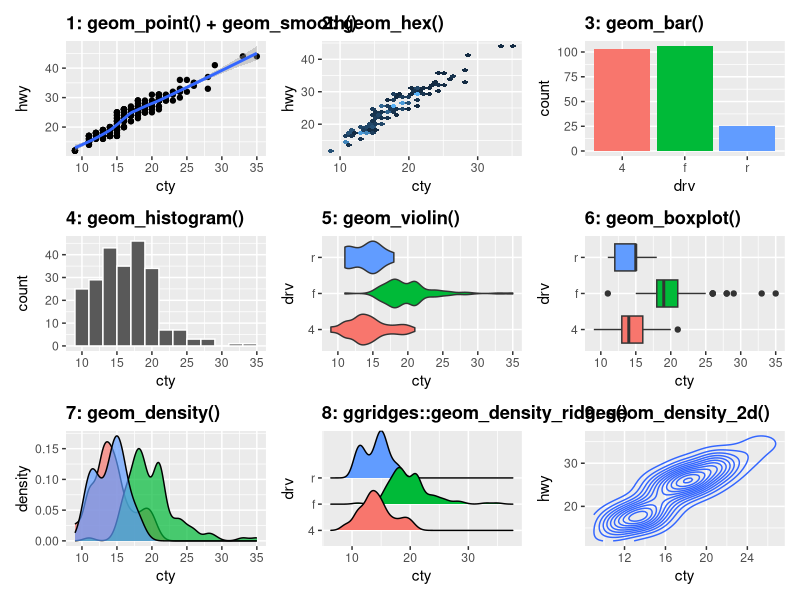

Generate this figure with R:

# https://gist.github.com/andrewheiss/20766a3e7c2c03db48a4c54b5b5fdf39?utm_source=pocket_reader

library(tidyverse)
library(ggridges)
library(patchwork)

p1 <- ggplot(mpg, aes(x = cty, y = hwy)) +
  geom_point() +
  geom_smooth() +
  labs(title = "1: geom_point() + geom_smooth()") +
  theme(plot.title = element_text(face = "bold"))

p2 <- ggplot(mpg, aes(x = cty, y = hwy)) +
  geom_hex() +
  labs(title = "2: geom_hex()") +
  guides(fill = FALSE) +
  theme(plot.title = element_text(face = "bold"))

p3 <- ggplot(mpg, aes(x = drv, fill = drv)) +
  geom_bar() +
  labs(title = "3: geom_bar()") +
  guides(fill = FALSE) +
  theme(plot.title = element_text(face = "bold"))

p4 <- ggplot(mpg, aes(x = cty)) +
  geom_histogram(binwidth = 2, color = "white") +
  labs(title = "4: geom_histogram()") +
  theme(plot.title = element_text(face = "bold"))

p5 <- ggplot(mpg, aes(x = cty, y = drv, fill = drv)) +
  geom_violin() +
  guides(fill = FALSE) +
  labs(title = "5: geom_violin()") +
  theme(plot.title = element_text(face = "bold"))

p6 <- ggplot(mpg, aes(x = cty, y = drv, fill = drv)) +
  geom_boxplot() +
  guides(fill = FALSE) +
  labs(title = "6: geom_boxplot()") +
  theme(plot.title = element_text(face = "bold"))

p7 <- ggplot(mpg, aes(x = cty, fill = drv)) +
  geom_density(alpha = 0.7) +
  guides(fill = FALSE) +
  labs(title = "7: geom_density()") +
  theme(plot.title = element_text(face = "bold"))

p8 <- ggplot(mpg, aes(x = cty, y = drv, fill = drv)) +
  geom_density_ridges() +
  guides(fill = FALSE) +
  labs(title = "8: ggridges::geom_density_ridges()") +
  theme(plot.title = element_text(face = "bold"))

p9 <- ggplot(mpg, aes(x = cty, y = hwy)) +
  geom_density_2d() +
  labs(title = "9: geom_density_2d()") +
  theme(plot.title = element_text(face = "bold"))

p1 + p2 + p3 + p4 + p5 + p6 + p7 + p8 + p9 +
  plot_layout(nrow = 3)